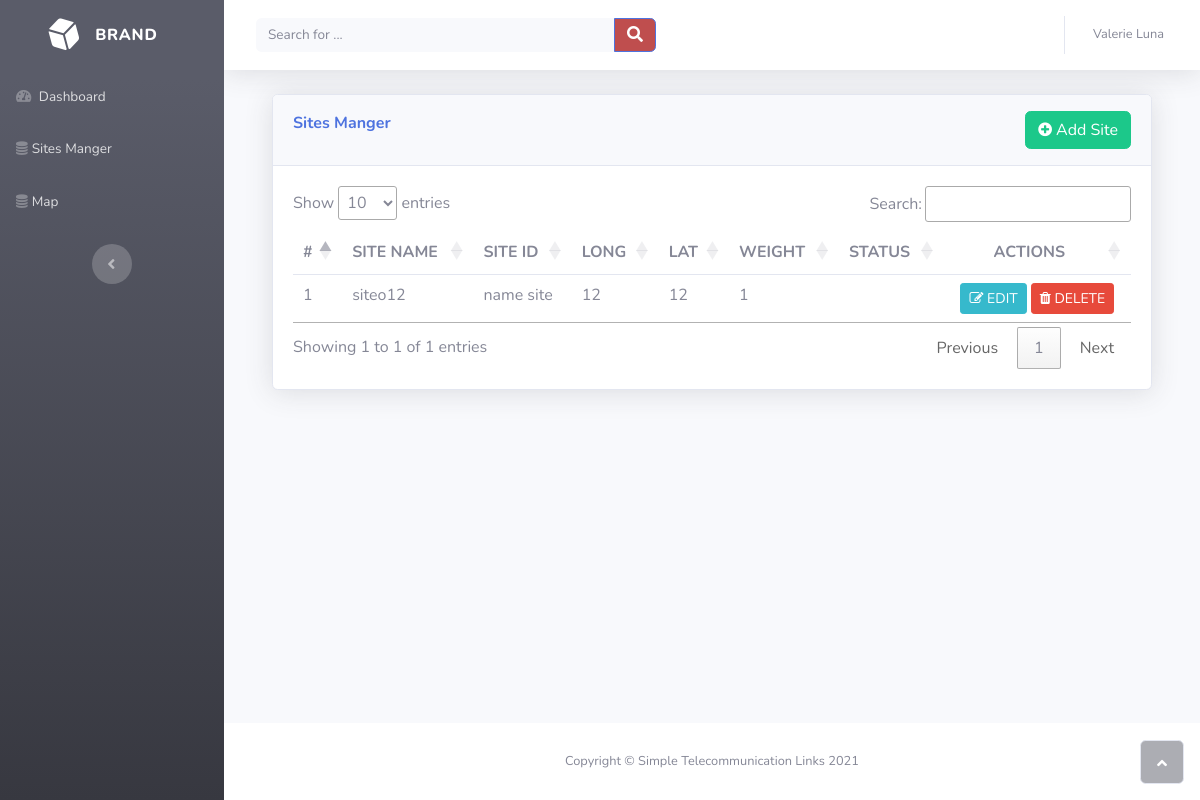
Page /home/site_manger/ on the earlier database version.
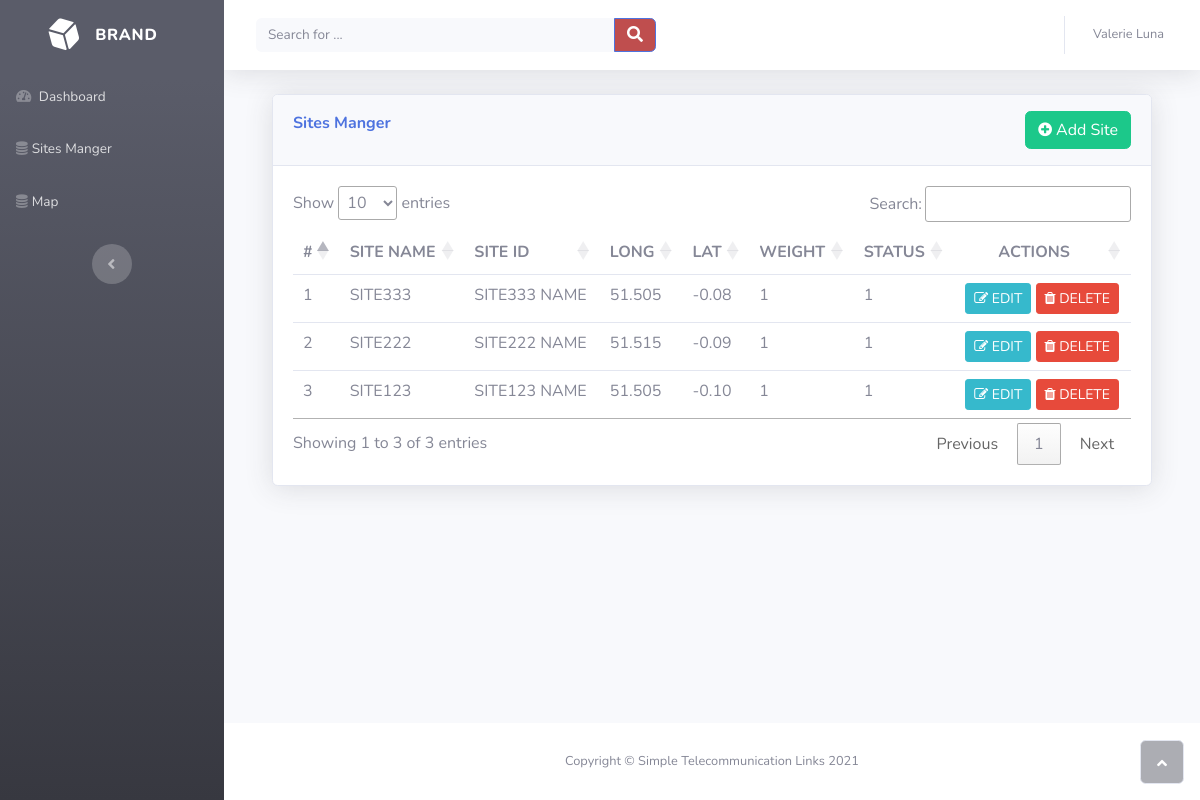
Same page on the later database version.
### links/models.py (models this page shows)
class site_map(models.Model):
	siteid = models.CharField(max_length=7,unique=True,blank=False)
	sitename = models.CharField(max_length=30,default='')
	long = models.CharField(max_length=1000,default='')
	lat = models.CharField(max_length=1000,default='')
	weight = models.CharField(max_length=1000,default='')
	status = models.CharField(max_length=1000,default='')
	impact = models.CharField(max_length=1000,default='')
	impact_by = models.CharField(max_length=1000,default='')

### links/views.py (the view, shortened to what this page needs)
# urls.py: path('site_manger/', site_manger,name="SiteManger"),
def site_manger(request):
    site_map_data = site_map.objects.all().order_by('-id')
    siteid_ = siteAttr.objects.get(key='siteid')
    sitename_ = siteAttr.objects.get(key='sitename')
    contex = {
        'siteid_': siteid_,
        'sitename_': sitename_,
        'site_map_data': site_map_data,
        'title':'Sites Manger'
    }
    return render(request, 'sitemanger/index.html', contex)

### links/templates/sitemanger/index.html (shortened to what this page needs)
{% extends 'layout/base.html' %} {% block content %}
<div class="container-fluid">
    <div class="card shadow">
        <div class="card-header py-3">
            <p class="text-primary m-0 font-weight-bold">{{ title }} <small style="color: red;;">{{msg}} </small>
                <button class="btn btn-md btn-success pull-right" data-toggle="modal" data-target="#exampleModal"> <i class="fa fa-plus-circle"></i> Add Site</button>
            </p>
        </div>
        <div class="card-body">
            <div class="table-responsive" role="grid" aria-describedby="dataTable_info">
                <table class="table table-sm" id="myTable">
                    <thead>
                        <tr style="font-weight: bold;">
                            <th>#</th>
                            <th>SITE NAME</th>
                            <th>SITE ID</th>
                            <th>LONG</th>
                            <th>LAT</th>
                            <th>WEIGHT</th>
                            <th>STATUS</th>
                            <th style="text-align: center;">ACTIONS</th>
                        </tr>
                    </thead>
                    <tbody id="TableData">
                        {% for i in site_map_data %}
                        <tr>
                            <td>{{ forloop.counter }}</td>
                            <td class="{{i.id}}siteid">{{i.siteid}}</td>
                            <td class="{{i.id}}sitename">{{i.sitename}}</td>
                            <td class="{{i.id}}long">{{i.long}}</td>
                            <td class="{{i.id}}lat">{{i.lat}}</td>
                            <td class="{{i.id}}weight">{{i.weight}}</td>
                            <td class="{{i.id}}status">{{i.status}}</td>
                            <td style="text-align: center;">
                                <button class="btn btn-sm btn-info edit_site_btn" data-toggle="modal" data-target="#editform" row="{{i.id}}"><i class="fa fa-edit"></i> EDIT</button>
                                <button class="btn btn-sm btn-danger delete_btn" row="{{i.id}}"><i class="fa fa-trash"></i> DELETE</button>
                            </td>
                        </tr>
                        {% endfor %}
                    </tbody>
                </table>
            </div>
        </div>
    </div>
</div>
{% include 'sitemanger/add_site.html' %} {% include 'sitemanger/edit_site.html' %} {% endblock %}

### templates/layout/base.html (shortened to what this page needs)
<!DOCTYPE html>
<html>
{% load static %}
<head>
    <link rel="stylesheet" href="{% static 'assets/bootstrap/css/bootstrap.min.css' %}">
    <link rel="stylesheet" href="{% static 'assets/fonts/fontawesome-all.min.css' %}">
    <link rel="stylesheet" href="{% static 'assets/fonts/font-awesome.min.css' %}">
    <link rel="stylesheet" href="{% static 'assets/fonts/fontawesome5-overrides.min.css' %}">
    <link rel="stylesheet" href="{% static 'assets/css/styles.min.css' %}">
    <link rel="stylesheet" href="https://unpkg.com/leaflet@1.7.1/dist/leaflet.css" />
    <link rel="stylesheet" href="https://cdn.datatables.net/1.11.1/css/jquery.dataTables.min.css" />
</head>
<body id="page-top">
    <div id="wrapper">
        {% include 'layout/sidebar.html' %}
        <div class="d-flex flex-column" id="content-wrapper">
            <div id="content">
                {% include 'layout/topbar.html' %}
                <div class="container-fluid">
                    {% block content %} {% endblock %}
                </div>
            </div>
            {% include 'layout/footer.html' %}
        </div>
        <a class="border rounded d-inline scroll-to-top" href="#page-top">
            <i class="fas fa-angle-up"></i>
        </a>
    </div>
</body>
</html>

### templates/layout/sidebar.html (shortened to what this page needs)
<nav class="navbar navbar-dark align-items-start sidebar sidebar-dark accordion bg-gradient-dark p-0" style="background-color: rgb(103,110,132);background-size: contain;background-position: top;">
    <div class="container-fluid d-flex flex-column p-0">
        <a class="navbar-brand d-flex justify-content-center align-items-center sidebar-brand m-0" href="#">
            <div class="sidebar-brand-icon rotate-n-15"><i class="fas fa-dice-d6"></i></div>
            <div class="sidebar-brand-text mx-3"><span>Brand</span></div>
        </a>
        <ul class="nav navbar-nav text-light" id="accordionSidebar">
            <li class="nav-item" role="presentation">
                <a class="nav-link" href="{% url 'home' %}">
                    <i class="fas fa-tachometer-alt"></i>
                    <span>Dashboard</span></a>
            </li>
            <li class="nav-item" role="presentation">
                <a class="nav-link" href="{% url 'SiteManger' %}">
                    <span><i class="fa fa-database"></i>Sites Manger</span></a>
            </li>
            <li class="nav-item" role="presentation">
                <a class="nav-link" href="{% url 'maps' %}">
                    <span><i class="fa fa-database"></i>Map</span></a>
            </li>
        </ul>
        <div class="text-center d-none d-md-inline">
            <button class="btn rounded-circle border-0" id="sidebarToggle" type="button"></button>
        </div>
    </div>
</nav>

### templates/layout/topbar.html (shortened to what this page needs)
<nav class="navbar navbar-light navbar-expand bg-white shadow mb-4 topbar static-top">
    <div class="container-fluid"><button class="btn btn-link d-md-none rounded-circle mr-3" id="sidebarToggleTop" type="button"></button>
        <form class="form-inline d-none d-sm-inline-block mr-auto ml-md-3 my-2 my-md-0 mw-100 navbar-search">
            <div class="input-group"><input class="bg-light form-control border-0 small" type="text" placeholder="Search for ...">
                <div class="input-group-append"><button class="btn btn-primary py-0" type="button" style="background-color: rgb(191,78,78);"><i class="fas fa-search"></i></button></div>
            </div>
        </form>
        <ul class="nav navbar-nav flex-nowrap ml-auto">
            <li class="nav-item dropdown no-arrow mx-1" role="presentation">
                <div class="nav-item dropdown no-arrow">
                    <a class="dropdown-toggle nav-link" data-toggle="dropdown" aria-expanded="false" href="#"></a>
                </div>
            </li>
            <li class="nav-item dropdown no-arrow mx-1" role="presentation">
                <div class="nav-item dropdown no-arrow">
                    <a class="dropdown-toggle nav-link" data-toggle="dropdown" aria-expanded="false" href="#"></a>
                </div>
            </li>
            <li class="nav-item dropdown no-arrow" role="presentation">
                <div class="nav-item dropdown no-arrow"><a class="dropdown-toggle nav-link" data-toggle="dropdown" aria-expanded="false" href="#"><span class="d-none d-lg-inline mr-2 text-gray-600 small">Valerie Luna</span></a>
                </div>
            </li>
        </ul>
    </div>
</nav>

### templates/layout/footer.html
<footer class="bg-white sticky-footer">
    <div class="container my-auto">
        <div class="text-center my-auto copyright"><span>Copyright © Simple Telecommunication Links 2021</span></div>
    </div>
</footer>

### templates/layout/base.html (style rules this page uses)
th { border: 0px !important; font-weight: bold; }
tbody { border: 0px !important; }

Differences in the rows shown:
removed site_map: siteid "siteo12", sitename "name site", long "12", lat "12", weight "1"
added site_map: siteid "SITE333", sitename "SITE333 NAME", long "51.505", lat "-0.08", weight "1", status "1"
added site_map: siteid "SITE222", sitename "SITE222 NAME", long "51.515", lat "-0.09", weight "1", status "1"
added site_map: siteid "SITE123", sitename "SITE123 NAME", long "51.505", lat "-0.10", weight "1", status "1"
Other differences:
text written by a page script: "Show entries Search: Showing 1 to 1 of 1 entries Previous 1 Next" → "Show entries Search: Showing 1 to 3 of 3 entries Previous 1 Next"
